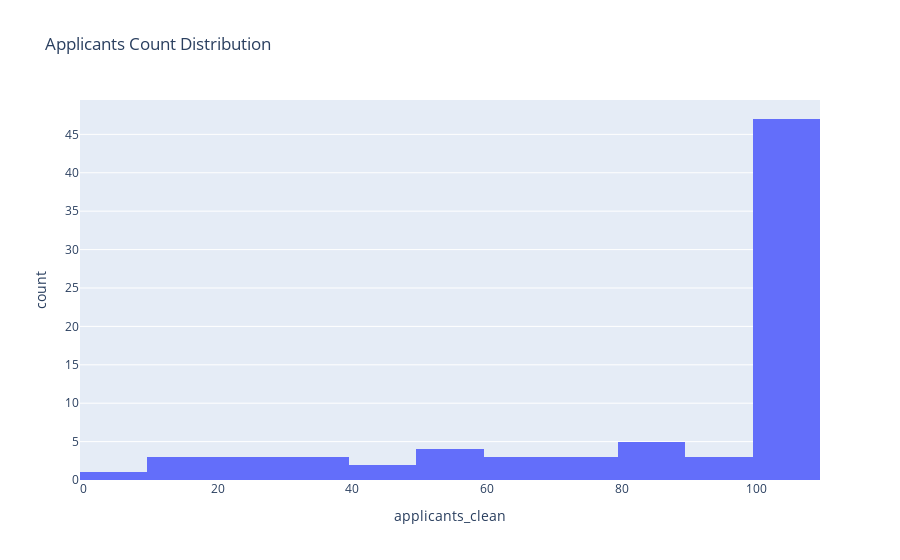

Here is the notebook cell this chart was saved with:
### Code cell
# You may need to clean 'applicants_count' if it's like "Over 100 applicants"
df['applicants_clean'] = df['applicants_count'].str.extract(r'(\d+)').astype(float)

fig = px.histogram(df, x='applicants_clean', nbins=10, title='Applicants Count Distribution')
fig.show()

### Figure 1 — Plotly figure (JSON) as saved in the notebook; plotly's stock layout.template omitted (floating-point values rounded to 4 significant figures)
{"data": [{"bingroup": "x", "hovertemplate": "applicants_clean=%{x}<br>count=%{y}<extra></extra>", "legendgroup": "", "marker": {"color": "#636efa", "pattern": {"shape": ""}}, "name": "", "nbinsx": 10, "orientation": "v", "showlegend": false, "type": "histogram", "x": [100.0, 100.0, 100.0, 100.0, 14.0, 94.0, 100.0, 64.0, 11.0, 100.0, 43.0, 100.0, 95.0, 100.0, NaN, NaN, 100.0, 100.0, 96.0, 83.0, 100.0, 35.0, 100.0, 100.0, 74.0, 7.0, 100.0, 27.0, 100.0, 100.0, 100.0, 83.0, 76.0, 100.0, 100.0, 100.0, 100.0, 100.0, 100.0, 54.0, 25.0, 66.0, 89.0, 68.0, 100.0, 72.0, 100.0, 49.0, 51.0, 100.0, 34.0, 100.0, 100.0, 29.0, 100.0, 100.0, 100.0, 100.0, 14.0, 53.0, 52.0, 100.0, 100.0, 81.0, 100.0, 100.0, 100.0, 100.0, 35.0, 100.0, 100.0, 100.0, 100.0, 100.0, 100.0, 100.0, 85.0, 100.0, 100.0], "xaxis": "x", "yaxis": "y"}], "layout": {"barmode": "relative", "legend": {"tracegroupgap": 0}, "title": {"text": "Applicants Count Distribution"}, "xaxis": {"anchor": "y", "domain": [0, 1], "title": {"text": "applicants_clean"}}, "yaxis": {"anchor": "x", "domain": [0, 1], "title": {"text": "count"}}}}
